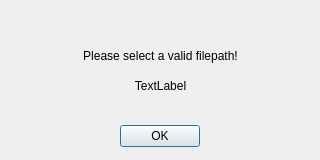
<?xml version="1.0" encoding="UTF-8"?>
<ui version="4.0">
 <class>Dialog</class>
 <widget class="QDialog" name="Dialog">
  <property name="geometry">
   <rect>
    <x>0</x>
    <y>0</y>
    <width>320</width>
    <height>160</height>
   </rect>
  </property>
  <property name="windowTitle">
   <string>Error/Warning</string>
  </property>
  <widget class="QDialogButtonBox" name="buttonBox">
   <property name="geometry">
    <rect>
     <x>20</x>
     <y>120</y>
     <width>280</width>
     <height>32</height>
    </rect>
   </property>
   <property name="orientation">
    <enum>Qt::Horizontal</enum>
   </property>
   <property name="standardButtons">
    <set>QDialogButtonBox::Ok</set>
   </property>
   <property name="centerButtons">
    <bool>true</bool>
   </property>
  </widget>
  <widget class="QLabel" name="label">
   <property name="geometry">
    <rect>
     <x>30</x>
     <y>40</y>
     <width>261</width>
     <height>31</height>
    </rect>
   </property>
   <property name="styleSheet">
    <string notr="true">font: 15px &quot;MS Shell Dlg 2&quot;;</string>
   </property>
   <property name="text">
    <string>Please select a valid filepath!</string>
   </property>
   <property name="alignment">
    <set>Qt::AlignCenter</set>
   </property>
  </widget>
  <widget class="QLabel" name="label_2">
   <property name="geometry">
    <rect>
     <x>30</x>
     <y>70</y>
     <width>261</width>
     <height>31</height>
    </rect>
   </property>
   <property name="styleSheet">
    <string notr="true">font: 15px &quot;MS Shell Dlg 2&quot;;</string>
   </property>
   <property name="text">
    <string>TextLabel</string>
   </property>
   <property name="alignment">
    <set>Qt::AlignCenter</set>
   </property>
  </widget>
 </widget>
 <resources/>
 <connections>
  <connection>
   <sender>buttonBox</sender>
   <signal>accepted()</signal>
   <receiver>Dialog</receiver>
   <slot>accept()</slot>
   <hints>
    <hint type="sourcelabel">
     <x>248</x>
     <y>254</y>
    </hint>
    <hint type="destinationlabel">
     <x>157</x>
     <y>274</y>
    </hint>
   </hints>
  </connection>
  <connection>
   <sender>buttonBox</sender>
   <signal>rejected()</signal>
   <receiver>Dialog</receiver>
   <slot>reject()</slot>
   <hints>
    <hint type="sourcelabel">
     <x>316</x>
     <y>260</y>
    </hint>
    <hint type="destinationlabel">
     <x>286</x>
     <y>274</y>
    </hint>
   </hints>
  </connection>
 </connections>
</ui>
